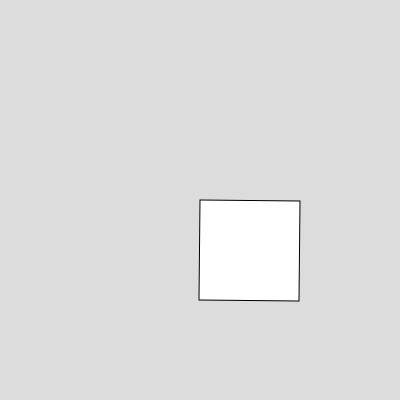
Frame 1 (no input)
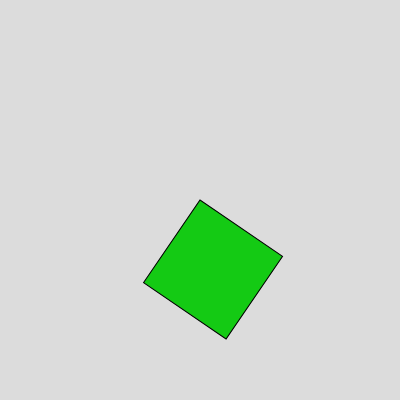
Frame 60 (no input)
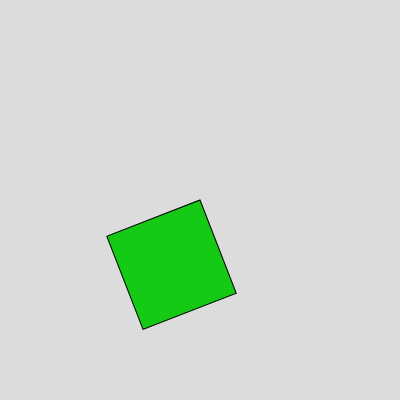
Frame 120 (the mouse pressed at the canvas centre since frame 60)

The p5.js sketch that drew these frames (run headless with seeded random() and noise() and a simulated clock; from frame 60 on, the mouse is pressed at the canvas centre):

// p5.js sketch
// ── sketch.js
var angle = 0
function setup() {
  createCanvas(400, 400);
}

function draw() {
  background(220);


angle = angle + 0.01

translate(200,200)
rotate(angle)

rect(0,0,100,100)
fill(20,202,20)
}
